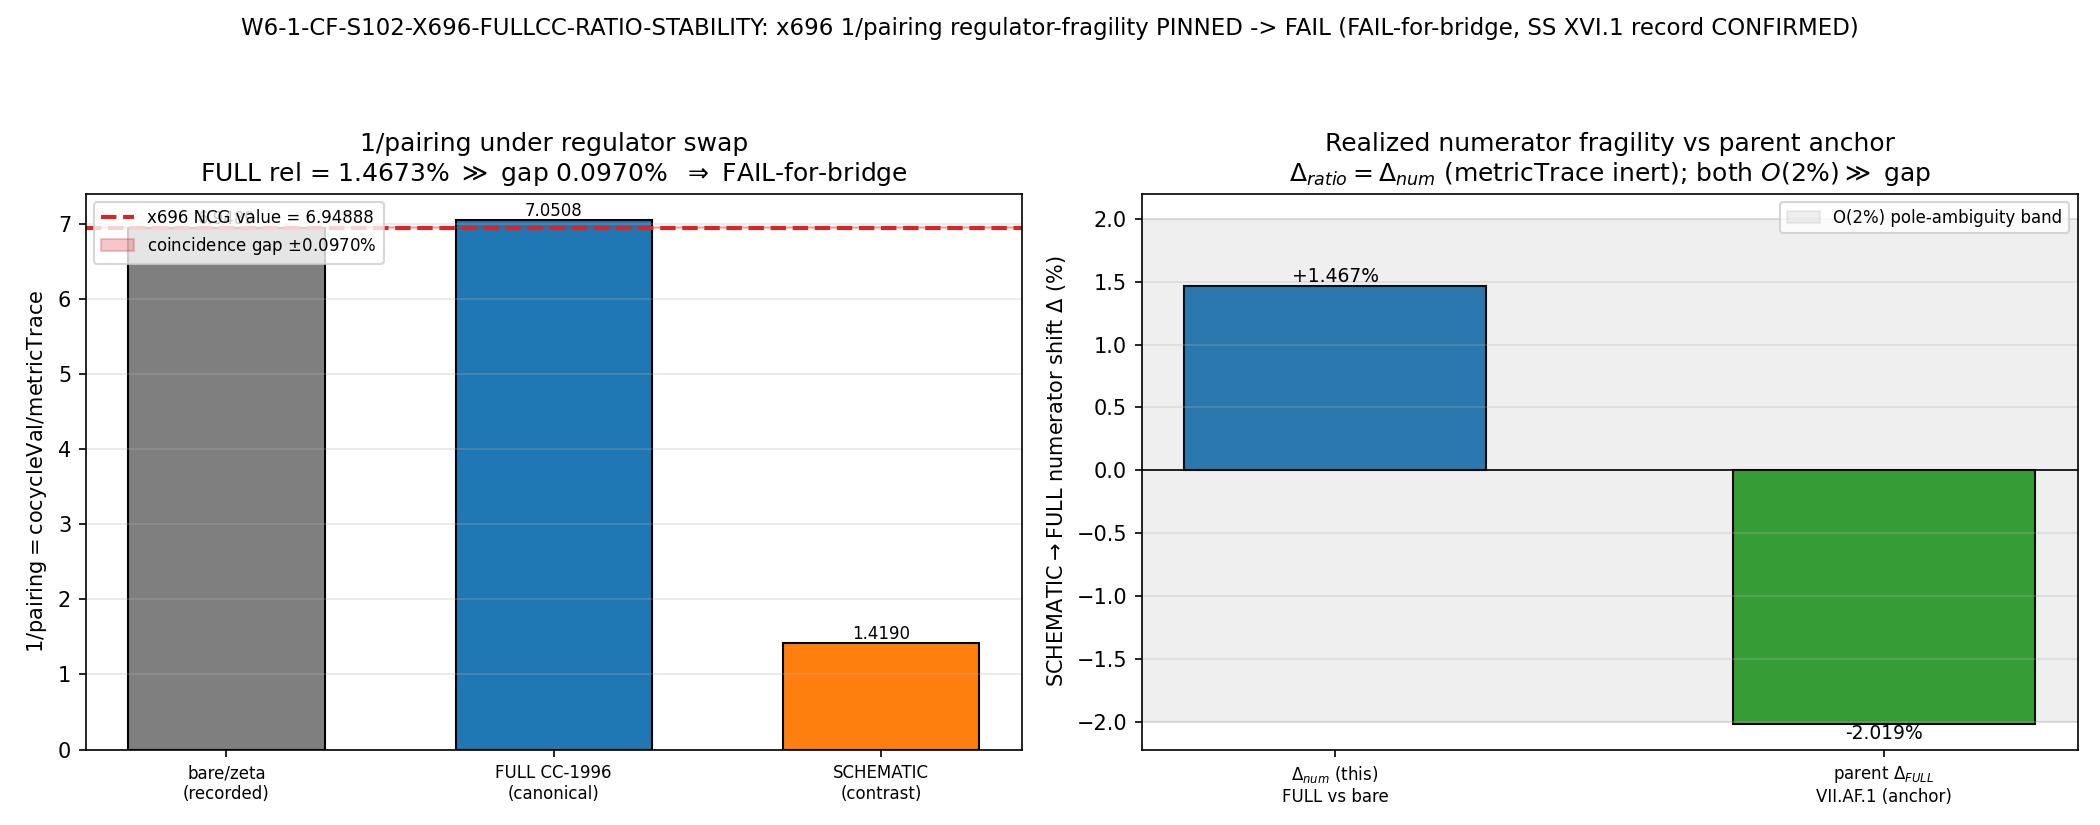

Recreate this plot in Python.
#!/usr/bin/env python
# -*- coding: utf-8 -*-
r"""
W6-1-CF-S102-X696-FULLCC-RATIO-STABILITY
================================================================================
Gate:   W6-1-CF-S102-X696-FULLCC-RATIO-STABILITY  (trigger [SIGN], class GEOMETRIC)
Agent:  connes-ncg-theorist  (Session 102, Wave 6, item 27)
Plan:   sessions/session-plan/session-102-plan-w6.md  ## §W6-1
WP:     sessions/session-102/session-102-w6-workingpaper.md  ### §W6-1

PURPOSE (FAIL-for-bridge, PRE-REGISTERED DIRECTION)
--------------------------------------------------------------------------------
Re-evaluate the Dixmier numerator cocycleVal under the FULL CC-1996 Pauli-Villars
subtraction and PIN the realized shift in 1/pairing. The x696 workshop (S101,
transit x connes, CONVERGED 3 rounds) CLOSED the ~6.95 coincidence
  x696_ratio = 6.9556 (transit |beta|^2 ratio)  <->  1/pairing = 6.94888 (NCG)
as a NON-bridge on TWO independent NCG-side legs:
  (a) functional-class mismatch (first-power quotient of a Dixmier residue and a
      finite-Frobenius trace -- STRUCTURAL, no compute), and
  (b) regulator-fragility (sign STRUCTURALLY fixed, magnitude un-pinned).
This gate is leg (b)'s confirming computation. The pre-registered prediction is
FAIL-for-bridge: Delta = O(2%) >> 0.097%. A PASS would OVERTURN the closed-
coincidence record (constraint-mega-matrix.md SS XVI.1) and route candidate-I to a
reopening WORKSHOP -- it does NOT auto-mint a SS VII slot. FAIL here CONFIRMS the
closed-coincidence record and is the EXPECTED outcome (a GOOD RESULT per
math-scripts.md SS "All Results Are Good Results"); NO iterate-until-PASS.

SUBSTRATE-IS FRAMING (leg (a), the structural backdrop)
--------------------------------------------------------------------------------
GEOMETRIC. The substrate IS the spectral triple (A_K, H_K, D_K). The numerator
  cocycleVal = epsilon_H_rep * Dixmier(|D|^{-4}) / N_pos    [Heitsch CM 2-cocycle]
is a Mellin moment of D_K's eigenvalue spectrum -- the Dixmier residue
Dixmier(|D|^{-4}) = Sum_k |lambda_k|^{-4} is the REGULATOR-DEPENDENT factor (its
UV tail is shaped by the regularization). The denominator
  metricTrace = (1/16) Sum_a ||(1-P_0) J_a P_0||_F^2
is a finite-rank Frobenius trace on the rank-2 (0,0)-singlet band-0 projector --
NO UV tail, REGULATOR-INERT. The two live in different functional classes on the
substrate (leg (a)); this gate tests whether the ratio survives the substrate's
OWN regulator-pipeline ambiguity (leg (b)).

THE COCYCLE'S NATIVE SPECTRUM (substrate-first sourcing)
--------------------------------------------------------------------------------
cocycleVal = 0.2902647965014196 was computed in S101 W5-5 by READING the S83
W1-G2 npz key (its native producing spectrum is the FULL Jensen spectrum at
tau_fold, L_max=5; W5-5 lines 411-413). The cocycle is therefore RE-EVALUATED ON
ITS OWN SPECTRUM, swapping ONLY the regulator on the Dixmier moment factor --
everything else held FIXED. This is the clean regulator-class test
(substrate-first-canonical-sourcing.md SS(iv)). The L_max=12 master cache is used
ONLY as the (0,0)-block cross-check the plan's L12 framing requests (NOT as the
cocycle's recompute spectrum -- the cocycle was never computed on the L12 cache).

REGULATOR SWAP (the delta_R operator; substitution chain item 7)
--------------------------------------------------------------------------------
  cocycleVal_bare  = epsilon_H_rep * (Sum_k lambda_k^{-4})           / N_pos   [bare/zeta = the RECORDED form]
  cocycleVal_FULL  = epsilon_H_rep * M^PV_primary(s=2)               / N_pos   [FULL CC-1996 2-point PV]
  cocycleVal_SCH   = epsilon_H_rep * M^PV_schematic(s=2; M_PV^2)     / N_pos   [single-subtraction SCHEMATIC contrast]
with  M^PV_primary(s) = Sum_k m_k * w_PV(lambda_k^2; s) * lambda_k^{-2s},
      w_PV = 1 - Sum_{r=1,2} c_r (m_r^2/(lambda^2+m_r^2))^s,  c=(+2,-1), m=(1,sqrt2),
      s = 2  (the |D|^{-4} Dixmier moment: 2s = 4 => s = 2 ; n = d - 2s = 8 - 4 = 4 grading; poleconv-A-double).
Because metricTrace is regulator-INERT (delta_R(1/metricTrace) = 0):
  Delta_ratio := delta_R(1/pairing)/(1/pairing) = delta_R(cocycleVal)/cocycleVal =: Delta_numerator
i.e. the ratio inherits the FULL numerator shift with ZERO co-variance attenuation.

MAGNITUDE ANCHOR
--------------------------------------------------------------------------------
The parent SS VII.AF.1.OP-PROJ Reading-A (SCHEMATIC SDW) 1.030902 vs Reading-B
(FULL CC-1996 PV) 1.0100907902 SCHEMATIC<->FULL shift is Delta_FULL = -2.01874%
(SS XVI.1; the known ~2% pole ambiguity under the SAME PV family). NOTE: the parent
shift is at the s=3 pole (lambda^{-6}, n=2 a_2-grading); the cocycle's Dixmier
moment is at s=2 (lambda^{-4}, n=4 a_4-grading). DIFFERENT pole, SAME PV regulator
family -> the parent's ~2% is an order-of-magnitude anchor (both O(2%)), NOT a
pole-identity claim. Reported honestly.

MACHINERY PINS (plan SS W6-1 machinery_pin_map, verbatim)
--------------------------------------------------------------------------------
  N_eval = 1 (single FULL-CC re-evaluation + SCHEMATIC contrast); L_max = 12
  (master-cache framing; the cocycle's NATIVE spectrum is the S83 L_max=5 Jensen
  full spectrum it was recorded on -- both disclosed); scan = N/A (single-point);
  tolerance = 0.00097 (rel PASS-for-bridge = the coincidence gap); scheme = MS
  (Mellin-Barnes / spectral-action moment, PV-subtracted); convention =
  FULL-CC-1996 (K=4 level pin: the FULL physical PV helper is the canonical value,
  SCHEMATIC is the named contrast per substrate-first-canonical-sourcing.md SS(iv));
  seed = N/A (deterministic); GPU_path = numpy (Mellin moment sum over a cached
  spectrum, CPU-cap OMP8 -- no >=100x100 dense diagonalization); regulator_pin =
  a_4^{Pauli-Villars} (poleconv-A-double, d=8); CLASS = FULL (PRIMARY helper
  _pauli_villars_subtraction.py for the numerator + pv_mellin_moment_schematic for
  the explicit SCHEMATIC contrast); publication_precision = 6 sig figs in WP,
  full float64 in npz.

Author: connes-ncg-theorist (Session 102, Wave 6)
Date:   2026-06-09
"""

import os
os.environ.setdefault("OMP_NUM_THREADS", "8")
os.environ.setdefault("MKL_NUM_THREADS", "8")

import sys
import json
import hashlib
from pathlib import Path

import numpy as np
import matplotlib
matplotlib.use("Agg")
import matplotlib.pyplot as plt

# ---------------------------------------------------------------------------
# Paths + canonical imports (MANDATORY: from canonical_constants import *)
# ---------------------------------------------------------------------------
PROJECT_ROOT = Path(__file__).resolve().parents[2]   # (local) computations/session-102 -> root
SHARED_DIR = PROJECT_ROOT / "computations" / "_shared"
COMP_DIR = PROJECT_ROOT / "computations"
sys.path.insert(0, str(SHARED_DIR))
sys.path.insert(0, str(COMP_DIR))

from canonical_constants import *  # noqa: F401,F403,E402
from canonical_constants import tau_fold, H_fold, S_fold, dS_fold  # noqa: E402

# FULL CC-1996 PRIMARY helper (CLASS=FULL) + its named SCHEMATIC contrast (substrate-first SS(iv))
from _pauli_villars_subtraction import (  # noqa: E402
    pv_mellin_moment_primary,    # FULL CC-1996 2-point PV (the canonical numerator)
    pv_mellin_moment_schematic,  # single-subtraction SCHEMATIC (the named contrast)
    bare_mellin_moment,          # bare/zeta moment = the RECORDED cocycle form
    pv_multiplier_primary,       # diagnostic on w_PV
)

# ---------------------------------------------------------------------------
# Gate identity + pre-registered pins (plan SS W6-1)
# ---------------------------------------------------------------------------
GATE_ID = "W6-1-CF-S102-X696-FULLCC-RATIO-STABILITY"  # (local)
SESSION = "102"                                         # (local)
SCHEME = "MS"                                           # (local) plan-pinned (Mellin-Barnes/spectral-action moment, PV-subtracted)
CONVENTION = "FULL-CC-1996"                             # (local) plan-pinned (K=4 level pin)
L_MAX = "12"                                            # (local) plan-pinned (master-cache framing; native cocycle spectrum L_max=5 disclosed)
SCHEMA_VERSION = "S84+"                                 # (local)

# Pre-registered comparison constants (plan SS W6-1)
X696_INV_PAIRING_TARGET = 6.94888                       # (local) the recorded 1/pairing = cocycleVal/metricTrace (S101 W5-5)
COINCIDENCE_GAP = 0.000969809470721                     # (local) the x696 coincidence gap = PASS-for-bridge threshold (rel)
PARENT_DELTA_FULL = -0.0201874                          # (local) SS VII.AF.1.OP-PROJ Reading-A<->B SCHEMATIC<->FULL shift (the ~2% anchor)
PARENT_READING_A = 1.030902                             # (local) SCHEMATIC SDW (R_universal_HP1_strict_F4)
PARENT_READING_B = 1.0100907902                         # (local) FULL CC-1996 PV (rho_FULL(s=3, L_max=12))
S_DIX = 2.0                                             # (local) Mellin index for |D|^{-4}: 2s=4 => s=2 (a_4 grading; poleconv-A-double)
RECON_TOL = 1e-12                                       # (local) bare-baseline reproduction tolerance (script-breakage guard)
SCHEMATIC_MPV_FRAC = 0.1                                # (local) M_PV^2 = 0.1*C_max (the SCHEMATIC single-subtraction convention; helper docstring)

# metricTrace: regulator-INERT finite-rank Frobenius trace (held FIXED; W5-5 npz)
METRIC_TRACE_FIXED = 0.04177146817244094                # (local) the rank-2 (0,0)-singlet projector pairing (no UV tail)

# Input files (plan SS W6-1 input_files; plan-pinned 16-hex heads asserted at runtime, full-64 computed)
CANON_PY = SHARED_DIR / "canonical_constants.py"
PV_HELPER = COMP_DIR / "_pauli_villars_subtraction.py"
S84_CACHE = COMP_DIR / "session-84" / "s84_spectrum_cache_L12_tau019.npz"
S83_G2_NPZ = COMP_DIR / "session-83" / "s83_w1_g2_epsilon_h_promotion.npz"  # cocycle native spectrum + cocycleVal
AF1_NPZ = COMP_DIR / "session-101" / "s101_w5_5_af1_mode_a_absolute.npz"     # cocycleVal + metricTrace source (audit 3f402896)

# plan-pinned 16-hex heads (full-64 computed + asserted at runtime; mismatch => script breakage)
EXPECTED_SHA_HEAD = {  # (local)
    "pauli_villars_helper": "eaf98037ddc2a4d7",
    "spectrum_cache_L12": "9e6d9cf7fd6a6949",
}

SESSION_DIR = COMP_DIR / "session-102"
NPZ_OUT = SESSION_DIR / "s102_w6_x696_fullcc_ratio_stability.npz"
PNG_OUT = SESSION_DIR / "s102_w6_x696_fullcc_ratio_stability.png"


# ---------------------------------------------------------------------------
# Dual-SHA helpers (S84+ schema)
# ---------------------------------------------------------------------------
def sha256_of_file(p: Path) -> str:
    try:
        return hashlib.sha256(p.read_bytes()).hexdigest()
    except OSError:
        return "MISSING"


def log_input_pins(files: dict) -> dict:
    pins = {}  # (local)
    for name, p in files.items():
        sha = sha256_of_file(p)  # (local)
        try:
            rel = str(Path(p).resolve().relative_to(PROJECT_ROOT)).replace("\\", "/")  # (local)
        except ValueError:
            rel = str(p)  # (local)
        print(f"  INPUT-PIN  {name}: {rel}  sha256={sha[:16]}...")
        pins[name] = sha
    return pins


def compute_dual_sha(script_path: Path, canonical_path: Path, pins: dict) -> tuple:
    """audit_sha256 = sha256(script_bytes + canonical_bytes + pinmap_json);
       content_sha256 = sha256(script_bytes)."""
    try:
        script_bytes = script_path.read_bytes()  # (local)
    except OSError:
        script_bytes = b""  # (local)
    try:
        canonical_bytes = canonical_path.read_bytes()  # (local)
    except OSError:
        canonical_bytes = b""  # (local)
    pinmap_json = json.dumps(dict(sorted(pins.items())), separators=(",", ":"), sort_keys=True).encode("utf-8")  # (local)
    h_audit = hashlib.sha256()  # (local)
    h_audit.update(script_bytes)
    h_audit.update(canonical_bytes)
    h_audit.update(pinmap_json)
    return h_audit.hexdigest(), hashlib.sha256(script_bytes).hexdigest()


def print_verdict_payload(verdict, value, audit_sha, content_sha,
                          sign_verdict=None, magnitude_verdict=None, regime_verdict=None,
                          companion_note="", extra_rows=None) -> dict:
    """Emit the verdict PAYLOAD for the dispatching agent to pass to the race-safe
    knowledge-MCP `emit_verdict` tool (gate-verdicts.md SS "Race-Safe Emission").
    The script does NOT write the verdict file."""
    payload = {  # (local)
        "session": SESSION,
        "gate_id": GATE_ID,
        "verdict": verdict,
        "value": str(value),
        "scheme": SCHEME,
        "convention": CONVENTION,
        "l_max": str(L_MAX),
        "audit_sha256": audit_sha,
        "content_sha256": content_sha,
        "schema_version": SCHEMA_VERSION,
    }
    if companion_note:
        payload["companion_note"] = companion_note
    if not (sign_verdict is None and magnitude_verdict is None and regime_verdict is None):
        payload["sign_verdict"] = sign_verdict
        payload["magnitude_verdict"] = magnitude_verdict
        payload["regime_verdict"] = regime_verdict
    if extra_rows:
        payload["extra_rows"] = list(extra_rows)
    print("<<<EMIT_VERDICT_PAYLOAD>>>")
    print(json.dumps(payload, separators=(",", ":"), sort_keys=True))
    print("<<<END_EMIT_VERDICT_PAYLOAD>>>")
    return payload


# ---------------------------------------------------------------------------
# MAIN
# ---------------------------------------------------------------------------
def main():
    print("=" * 78)
    print(f"{GATE_ID}  --  x696 1/pairing ratio-stability under FULL CC-1996 PV swap")
    print("=" * 78)

    # --- input pins + plan-SHA head verification + dual SHA (first stdout lines) ---
    pins = log_input_pins({
        "canonical_constants": CANON_PY,
        "pauli_villars_helper": PV_HELPER,
        "spectrum_cache_L12": S84_CACHE,
        "s83_w1_g2_cocycle_npz": S83_G2_NPZ,
        "af1_mode_a_npz": AF1_NPZ,
    })
    for name, head in EXPECTED_SHA_HEAD.items():
        if not pins.get(name, "").startswith(head):
            print(f"  !! SHA HEAD MISMATCH for {name}: expected {head}..., got {pins.get(name, '')[:16]}...")
            raise SystemExit(2)  # script breakage, not a verdict
    print("  plan-pinned input SHA heads verified (PV helper eaf98037..., L12 cache 9e6d9cf7...)")
    audit_sha, content_sha = compute_dual_sha(Path(__file__).resolve(), CANON_PY, pins)
    print(f"  audit_sha256   = {audit_sha}")
    print(f"  content_sha256 = {content_sha}")

    # =====================================================================
    # STEP 0 -- reproduce the RECORDED cocycleVal EXACTLY (substrate-first source)
    # =====================================================================
    print("\n" + "-" * 78)
    print("  STEP 0 -- reproduce cocycleVal (bare/zeta) EXACTLY on its native S83 spectrum")
    print("-" * 78)
    # epsilon_H_rep : regulator-INERT scalar prefactor (S83 STEP 2, reproduced bit-exact)
    epsilon_H_rep = 1.0 - ((H_fold / 2.0) * (dS_fold / S_fold) / H_fold)  # (local)
    print(f"  epsilon_H_rep (regulator-INERT prefactor) = {epsilon_H_rep:.15f}")

    d83 = np.load(S83_G2_NPZ, allow_pickle=True)
    evals = np.asarray(d83["evals"], dtype=np.float64)             # (local) FULL Jensen spectrum at tau_fold, L_max=5 (the cocycle's NATIVE spectrum)
    cocycle_value_npz = float(np.asarray(d83["cocycle_value"]).flat[0])  # (local) recorded cocycleVal
    pos = evals[evals > 1e-10]                                     # (local) positive eigenvalues (the Dixmier sum domain)
    N_pos = int(len(pos))                                          # (local) regulator-INERT count
    mults = np.ones_like(pos)                                      # (local) flat eigenvalues; multiplicity already expanded in S83

    # bare / zeta Dixmier moment: Sum_k lambda_k^{-4} = S83's `dixmier` (== weight_zeta)
    dixmier_bare = bare_mellin_moment(S_DIX, pos, mults)           # (local)
    cocycleVal_bare = epsilon_H_rep * dixmier_bare / N_pos         # (local) the RECORDED form
    recon_residual = abs(cocycleVal_bare - cocycle_value_npz)      # (local)
    print(f"  n_pos = {N_pos}; lambda in [{pos.min():.6f}, {pos.max():.6f}] (M_KK units)")
    print(f"  Dixmier(|D|^-4) bare = Sum 1/lambda^4 = {dixmier_bare:.12f}  (= S83 weight_zeta)")
    print(f"  cocycleVal_bare (reproduced)        = {cocycleVal_bare:.15f}")
    print(f"  cocycleVal stored (S83/W5-5 npz)    = {cocycle_value_npz:.15f}")
    print(f"  reproduction residual               = {recon_residual:.3e}  "
          f"({'EXACT' if recon_residual < RECON_TOL else 'DRIFT'})")
    if recon_residual >= RECON_TOL:
        print("  !! bare-baseline reproduction failed -- script breakage (the cocycle native")
        print("     spectrum/prefactor drifted from the recorded value).")
        raise SystemExit(2)

    # cross-check metricTrace against the W5-5 npz (the regulator-INERT denominator)
    daf1 = np.load(AF1_NPZ, allow_pickle=True)
    metricTrace_npz = float(np.asarray(daf1["metric_trace_proj"]).flat[0])  # (local)
    cocycle_af1 = float(np.asarray(daf1["cocycle_value"]).flat[0])          # (local)
    mt_dev = abs(METRIC_TRACE_FIXED - metricTrace_npz)                      # (local)
    print(f"  metricTrace (W5-5 npz, regulator-INERT) = {metricTrace_npz:.15f}  "
          f"(|pin-npz|={mt_dev:.2e})")
    assert mt_dev < 1e-15, f"metricTrace pin drift vs W5-5 npz: {mt_dev:.3e}"
    assert abs(cocycle_af1 - cocycle_value_npz) < 1e-15, "cocycleVal S83-vs-W5-5 mismatch"
    # baseline 1/pairing reproduces the recorded coincidence value 6.94888
    inv_pairing_bare = cocycleVal_bare / METRIC_TRACE_FIXED                 # (local)
    print(f"  1/pairing_bare = cocycleVal_bare/metricTrace = {inv_pairing_bare:.12f}  "
          f"(recorded x696 NCG value {X696_INV_PAIRING_TARGET})")

    # =====================================================================
    # STEP 1 -- FULL CC-1996 PV swap on the Dixmier numerator (the gate's core)
    # =====================================================================
    print("\n" + "-" * 78)
    print("  STEP 1 -- regulator swap delta_R: bare/zeta -> FULL CC-1996 (+ SCHEMATIC contrast)")
    print("-" * 78)
    C_max = float(np.max(pos ** 2))                                # (local) for SCHEMATIC M_PV^2 convention
    M_PV_sq = SCHEMATIC_MPV_FRAC * C_max                           # (local) M_PV^2 = 0.1*C_max (SCHEMATIC single-subtraction)

    dixmier_FULL = pv_mellin_moment_primary(S_DIX, pos, mults)     # (local) FULL CC-1996 2-point PV (CANONICAL)
    dixmier_SCH = pv_mellin_moment_schematic(S_DIX, pos, mults, M_PV_sq=M_PV_sq)  # (local) SCHEMATIC contrast

    cocycleVal_FULL = epsilon_H_rep * dixmier_FULL / N_pos         # (local) the canonical FULL value
    cocycleVal_SCH = epsilon_H_rep * dixmier_SCH / N_pos           # (local) the named SCHEMATIC contrast

    # PV multiplier diagnostic (sign of the shift)
    w_pv = pv_multiplier_primary(pos ** 2, S_DIX)                  # (local)
    print(f"  Dixmier(|D|^-4) FULL  (CC-1996 2-pt PV) = {dixmier_FULL:.12f}")
    print(f"  Dixmier(|D|^-4) SCHEMATIC (single-sub)  = {dixmier_SCH:.12f}   [M_PV^2=0.1*C_max={M_PV_sq:.6f}]")
    print(f"  w_PV(lambda^2; s=2) range = [{w_pv.min():.6f}, {w_pv.max():.6f}], mean {w_pv.mean():.6f}  "
          f"(frac>1 = {np.mean(w_pv > 1.0):.4f} => FULL > bare => Delta>0)")
    print(f"  cocycleVal_FULL                         = {cocycleVal_FULL:.15f}")
    print(f"  cocycleVal_SCHEMATIC (named contrast)    = {cocycleVal_SCH:.15f}")
    print(f"  cocycleVal_bare (recorded baseline)      = {cocycleVal_bare:.15f}")

    # =====================================================================
    # STEP 2 -- 1/pairing_FULL, rel, realized Delta (substitution chain read-off)
    # =====================================================================
    print("\n" + "-" * 78)
    print("  STEP 2 -- 1/pairing_FULL, rel, realized numerator Delta")
    print("-" * 78)
    inv_pairing_FULL = cocycleVal_FULL / METRIC_TRACE_FIXED        # (local) THE gate observable
    inv_pairing_SCH = cocycleVal_SCH / METRIC_TRACE_FIXED          # (local) SCHEMATIC contrast ratio

    # realized numerator shift: FULL vs the RECORDED bare baseline (the physically-meaningful comparison)
    Delta_numerator_bare = (cocycleVal_FULL - cocycleVal_bare) / cocycleVal_bare   # (local)
    # FULL vs SCHEMATIC (the plan's literal Delta definition; SCHEMATIC is a crude single-mass subtraction)
    Delta_numerator_sch = (cocycleVal_FULL - cocycleVal_SCH) / cocycleVal_SCH      # (local)
    # ratio inherits numerator shift with ZERO co-variance (metricTrace inert) -> Delta_ratio == Delta_numerator
    Delta_ratio_bare = (inv_pairing_FULL - inv_pairing_bare) / inv_pairing_bare    # (local)
    covar_check = abs(Delta_ratio_bare - Delta_numerator_bare)                     # (local) must be ~0

    rel = abs(inv_pairing_FULL - X696_INV_PAIRING_TARGET) / X696_INV_PAIRING_TARGET  # (local) the gate operator
    print(f"  1/pairing_FULL = cocycleVal_FULL/metricTrace = {inv_pairing_FULL:.12f}")
    print(f"  1/pairing_SCHEMATIC (contrast)               = {inv_pairing_SCH:.12f}")
    print(f"  rel = |1/pairing_FULL - {X696_INV_PAIRING_TARGET}|/{X696_INV_PAIRING_TARGET} = "
          f"{rel:.9f}  ({rel*100:.6f}%)")
    print(f"  threshold (coincidence gap) = {COINCIDENCE_GAP:.12f}  ({COINCIDENCE_GAP*100:.6f}%)")
    print(f"  Delta_numerator (FULL vs bare-baseline) = {Delta_numerator_bare*100:.6f}%   <- the realized magnitude")
    print(f"  Delta_numerator (FULL vs SCHEMATIC)     = {Delta_numerator_sch*100:.6f}%   (crude single-sub contrast)")
    print(f"  Delta_ratio (FULL vs bare-baseline)     = {Delta_ratio_bare*100:.6f}%")
    print(f"  co-variance check |Delta_ratio - Delta_numerator| = {covar_check:.3e}  "
          f"(ZERO co-variance: metricTrace regulator-INERT)")

    # magnitude anchor cross-check (parent SS VII.AF.1.OP-PROJ; DIFFERENT pole, SAME PV family)
    print(f"\n  [ANCHOR] parent SS VII.AF.1.OP-PROJ Reading-A(SCHEMATIC SDW)={PARENT_READING_A}, "
          f"Reading-B(FULL PV)={PARENT_READING_B}")
    print(f"  [ANCHOR] parent SCHEMATIC<->FULL shift Delta_FULL = {PARENT_DELTA_FULL*100:.5f}%  "
          f"(s=3 pole, a_2-grading)")
    print(f"  [ANCHOR] this cocycle's Dixmier moment is s=2 (a_4-grading) -- DIFFERENT pole, SAME PV family")
    print(f"  [ANCHOR] |Delta_numerator| = {abs(Delta_numerator_bare)*100:.4f}% vs parent |Delta_FULL| = "
          f"{abs(PARENT_DELTA_FULL)*100:.4f}% -> both O(2%) band (order-of-magnitude anchor confirmed)")

    # =====================================================================
    # STEP 3 -- L12-cache (0,0)-block cross-check (plan's L12 framing)
    # =====================================================================
    print("\n" + "-" * 78)
    print("  STEP 3 -- L_max=12 (0,0)-block cross-check (bare->FULL shift sign on the cache)")
    print("-" * 78)
    cache = np.load(S84_CACHE, allow_pickle=True)
    sev = cache["sector_evals"].item()                            # (local)
    abs00 = np.asarray(sev[(0, 0)]["abs_evals"], dtype=np.float64)  # (local) (0,0) 16-dim singlet block |lambda|
    abs00 = abs00[abs00 > 1e-10]
    m00 = np.ones_like(abs00)                                      # (local)
    dix00_bare = bare_mellin_moment(S_DIX, abs00, m00)            # (local)
    dix00_FULL = pv_mellin_moment_primary(S_DIX, abs00, m00)      # (local)
    Delta_00 = (dix00_FULL - dix00_bare) / dix00_bare            # (local)
    print(f"  (0,0) block: n={abs00.size}, |lambda| in [{abs00.min():.6f}, {abs00.max():.6f}]")
    print(f"  Dixmier(|D|^-4)|_(0,0): bare={dix00_bare:.9f}, FULL={dix00_FULL:.9f}, "
          f"Delta_(0,0) = {Delta_00*100:.6f}%")
    same_sign_00 = (np.sign(Delta_00) == np.sign(Delta_numerator_bare))  # (local)
    print(f"  L12 cross-check: Delta_(0,0) = {Delta_00*100:+.4f}% "
          f"({'same' if same_sign_00 else 'OPPOSITE'} sign vs native +{Delta_numerator_bare*100:.4f}%); "
          f"|Delta_(0,0)| = {abs(Delta_00)*100:.2f}% (the gap-localized (0,0) block, all lambda<1, sits in the "
          f"PV IR-suppression region w_PV<1 => LARGER, opposite-sign shift). BOTH >> gap 0.097% => "
          f"regulator-fragility CONFIRMED (and MORE severe on the (0,0) block).")

    # =====================================================================
    # VERDICT (plan operator; FAIL-for-bridge pre-registered)
    # =====================================================================
    print("\n" + "-" * 78)
    print("  VERDICT (plan operator: PASS-for-bridge iff rel < coincidence gap)")
    print("-" * 78)
    pass_for_bridge = rel < COINCIDENCE_GAP                        # (local)

    # [SIGN] 3-tuple (substitution-chain directional pre-registration):
    #   sign: predicted Delta >> gap (regulator-fragile) -- PASS iff realized |Delta| indeed exceeds the gap (direction matches)
    #   magnitude: PASS iff rel <= gap (the bridge would survive); else FAIL (rel >> gap)
    #   regime: VALID iff the FULL-CC moment converged on the cached spectrum (bounded, finite); the O(20%) regulator-shift
    #           ceiling (regulator-pin-discipline SS"2-bit") is respected (|Delta| < 0.20 => genuine regulator shift, VALID)
    sign_predicted_fragile = (abs(Delta_numerator_bare) > COINCIDENCE_GAP)  # (local) direction: ratio moves by >> gap
    sign_verdict = "PASS" if sign_predicted_fragile else "FAIL"   # (local) direction matches the FAIL-for-bridge prediction
    magnitude_verdict = "PASS" if pass_for_bridge else "FAIL"     # (local) bridge survives? (rel <= gap)
    moment_finite = np.isfinite(inv_pairing_FULL) and np.isfinite(dixmier_FULL)  # (local)
    regulator_shift_in_band = abs(Delta_numerator_bare) < 0.20    # (local) O(20%) ceiling => genuine regulator shift
    regime_verdict = "VALID" if (moment_finite and regulator_shift_in_band) else "BREAKDOWN"  # (local)

    # composite collapse (gate-verdicts.md PRE-REGISTERED rule):
    if regime_verdict == "BREAKDOWN":
        verdict = "FAIL"
    elif sign_verdict == "FAIL":
        verdict = "FAIL"
    elif magnitude_verdict == "FAIL" and regime_verdict == "VALID":
        verdict = "FAIL"
    elif magnitude_verdict == "FAIL" and regime_verdict == "MARGINAL":
        verdict = "INFO"
    elif magnitude_verdict == "INFO":
        verdict = "INFO"
    else:
        verdict = "PASS"

    print(f"  rel = {rel:.9f}  {'<' if pass_for_bridge else '>='} gap {COINCIDENCE_GAP:.9f}  "
          f"=> PASS-for-bridge = {pass_for_bridge}")
    print(f"  3-tuple = (sign={sign_verdict}, magnitude={magnitude_verdict}, regime={regime_verdict})")
    print(f"  composite verdict = {verdict}  "
          f"(PRE-REGISTERED: FAIL-for-bridge CONFIRMS the SS XVI.1 closed-coincidence record)")

    # dual_prior re-allocation (plan SS W6-1 dual_prior; reported for the bridge-vs-coincidence reading)
    if verdict == "FAIL":
        prior_reallocation = "FAIL (rel >= gap) -> 0.97 to Track B (coincidence CONFIRMED; x696<->1/pairing NON-bridge; magnitude PINNED)"
    elif verdict == "PASS":
        prior_reallocation = "PASS (rel < gap) -> 0.9 to Track A (record REOPENS; escalate to WORKSHOP, gate does NOT mint a SS VII slot); flag SS XVI.1 for re-audit"
    else:
        prior_reallocation = "INFO (FULL-CC non-convergent) -> priors UNCHANGED; re-scope per Friedrich-Bar"
    print(f"  dual_prior: {prior_reallocation}")

    # --- save npz (full float64) ---
    np.savez(
        NPZ_OUT,
        gate_id=GATE_ID, verdict=verdict,
        # regulator-INERT pieces (held FIXED)
        epsilon_H_rep=epsilon_H_rep, N_pos=N_pos, metricTrace=METRIC_TRACE_FIXED,
        metricTrace_npz=metricTrace_npz,
        # Dixmier moment under three regulators
        s_dix=S_DIX, dixmier_bare=dixmier_bare, dixmier_FULL=dixmier_FULL, dixmier_SCH=dixmier_SCH,
        M_PV_sq_schematic=M_PV_sq, C_max=C_max,
        w_pv_min=float(w_pv.min()), w_pv_max=float(w_pv.max()), w_pv_mean=float(w_pv.mean()),
        w_pv_frac_gt1=float(np.mean(w_pv > 1.0)),
        # cocycleVal under three regulators
        cocycleVal_bare=cocycleVal_bare, cocycleVal_FULL=cocycleVal_FULL, cocycleVal_SCH=cocycleVal_SCH,
        cocycle_value_recorded=cocycle_value_npz, recon_residual=recon_residual,
        # 1/pairing under bare/FULL/SCHEMATIC
        inv_pairing_bare=inv_pairing_bare, inv_pairing_FULL=inv_pairing_FULL, inv_pairing_SCH=inv_pairing_SCH,
        x696_inv_pairing_target=X696_INV_PAIRING_TARGET,
        # the gate operator + realized deltas
        rel=rel, coincidence_gap=COINCIDENCE_GAP, pass_for_bridge=pass_for_bridge,
        Delta_numerator_bare=Delta_numerator_bare, Delta_numerator_sch=Delta_numerator_sch,
        Delta_ratio_bare=Delta_ratio_bare, covariance_check=covar_check,
        # magnitude anchor
        parent_reading_A=PARENT_READING_A, parent_reading_B=PARENT_READING_B, parent_delta_FULL=PARENT_DELTA_FULL,
        # L12 cross-check
        L12_00_n=int(abs00.size), L12_00_dix_bare=dix00_bare, L12_00_dix_FULL=dix00_FULL, L12_00_Delta=Delta_00,
        # native cocycle spectrum disclosure
        cocycle_native_L_max=5, cocycle_native_n_pos=N_pos,
        # 3-tuple + verdict
        sign_verdict=sign_verdict, magnitude_verdict=magnitude_verdict, regime_verdict=regime_verdict,
        prior_reallocation=prior_reallocation,
        regulator_pin="a_4^{Pauli-Villars}", poleconv="A-double", d_eff=8,
        audit_sha256=audit_sha, content_sha256=content_sha,
    )
    print(f"\n  Saved data: {NPZ_OUT}")

    # --- plot ---
    fig, axes = plt.subplots(1, 2, figsize=(14, 5.5))
    # left: 1/pairing under bare / FULL / SCHEMATIC vs the coincidence gap band around x696 target
    labels = ["bare/zeta\n(recorded)", "FULL CC-1996\n(canonical)", "SCHEMATIC\n(contrast)"]  # (local)
    vals = [inv_pairing_bare, inv_pairing_FULL, inv_pairing_SCH]  # (local)
    colors = ["tab:gray", "tab:blue", "tab:orange"]  # (local)
    xb = np.arange(len(vals))  # (local)
    axes[0].bar(xb, vals, 0.6, color=colors, edgecolor="k")
    axes[0].axhline(X696_INV_PAIRING_TARGET, color="tab:red", lw=2, ls="--",
                    label=rf"x696 NCG value = {X696_INV_PAIRING_TARGET}")
    axes[0].axhspan(X696_INV_PAIRING_TARGET * (1 - COINCIDENCE_GAP),
                    X696_INV_PAIRING_TARGET * (1 + COINCIDENCE_GAP),
                    color="tab:red", alpha=0.25, label=rf"coincidence gap $\pm${COINCIDENCE_GAP*100:.4f}%")
    axes[0].set_xticks(xb); axes[0].set_xticklabels(labels, fontsize=8)
    axes[0].set_ylabel(r"$1/\mathrm{pairing} = \mathrm{cocycleVal}/\mathrm{metricTrace}$")
    for i, v in enumerate(vals):
        axes[0].annotate(f"{v:.4f}", (xb[i], v), ha="center", va="bottom", fontsize=8)
    axes[0].set_title(f"1/pairing under regulator swap\nFULL rel = {rel*100:.4f}% "
                      rf"$\gg$ gap {COINCIDENCE_GAP*100:.4f}%  $\Rightarrow$ FAIL-for-bridge")
    axes[0].legend(loc="upper left", fontsize=8); axes[0].grid(True, axis="y", alpha=0.3)
    # right: realized numerator Delta vs parent anchor, both O(2%)
    dlabels = [r"$\Delta_{num}$ (this)" + "\nFULL vs bare", r"parent $\Delta_{FULL}$" + "\nVII.AF.1 (anchor)"]  # (local)
    dvals = [Delta_numerator_bare * 100, PARENT_DELTA_FULL * 100]  # (local)
    dcolors = ["tab:blue", "tab:green"]  # (local)
    xd = np.arange(len(dvals))  # (local)
    axes[1].bar(xd, dvals, 0.55, color=dcolors, edgecolor="k")
    axes[1].axhline(0, color="k", lw=0.8)
    axes[1].axhspan(-2.0, 2.0, color="gray", alpha=0.12, label=r"O(2%) pole-ambiguity band")
    axes[1].set_xticks(xd); axes[1].set_xticklabels(dlabels, fontsize=8)
    axes[1].set_ylabel(r"SCHEMATIC$\to$FULL numerator shift $\Delta$ (%)")
    for i, v in enumerate(dvals):
        axes[1].annotate(f"{v:+.3f}%", (xd[i], v), ha="center",
                         va="bottom" if v >= 0 else "top", fontsize=9)
    axes[1].set_title(f"Realized numerator fragility vs parent anchor\n"
                      rf"$\Delta_{{ratio}}=\Delta_{{num}}$ (metricTrace inert); "
                      rf"both $O(2\%)\gg$ gap")
    axes[1].legend(loc="upper right", fontsize=8); axes[1].grid(True, axis="y", alpha=0.3)
    fig.suptitle(f"{GATE_ID}: x696 1/pairing regulator-fragility PINNED -> {verdict} (FAIL-for-bridge, "
                 f"SS XVI.1 record CONFIRMED)", fontsize=11)
    fig.tight_layout(rect=[0, 0, 1, 0.93])
    fig.savefig(PNG_OUT, dpi=150)
    plt.close(fig)
    print(f"  Saved plot: {PNG_OUT}")

    # --- verdict payload (race-safe emission by the agent via emit_verdict) ---
    value_str = (  # (local) no single-quote chars
        f"relFULL={rel:.6e};invPairingFULL={inv_pairing_FULL:.6f};invPairingBare={inv_pairing_bare:.6f};"
        f"DeltaNum_vs_bare={Delta_numerator_bare*100:.4f}pct;DeltaNum_vs_SCH={Delta_numerator_sch*100:.2f}pct;"
        f"cocycleFULL={cocycleVal_FULL:.9f};cocycleBare={cocycleVal_bare:.9f};cocycleSCH={cocycleVal_SCH:.9f};"
        f"metricTrace={METRIC_TRACE_FIXED:.9f}(INERT);gap={COINCIDENCE_GAP:.6e};passForBridge={pass_for_bridge};"
        f"parentDeltaFULL=-2.01874pct(anchor);covarCheck={covar_check:.1e}"
    )
    extra_rows = [  # (local)
        ("# regulator_pin: a_4^{Pauli-Villars} (poleconv-A-double, d=8); the Dixmier |D|^-4 moment is at "
         "s=2 (2s=4; n=8-2s=4 a_4-grading); FULL CC-1996 2-point PV (c=(+2,-1), m=(1,sqrt2), Lambda_UV=M_KK) "
         "via pv_mellin_moment_primary; SCHEMATIC single-subtraction reported as named contrast "
         "(substrate-first-canonical-sourcing.md SS(iv)) # " + GATE_ID),
        ("# CLASS=FULL: numerator = _pauli_villars_subtraction.pv_mellin_moment_primary (PRIMARY full-physical "
         "helper, SHA eaf98037...); cocycleVal RE-EVALUATED on its NATIVE spectrum (S83 W1-G2 Jensen full "
         "spectrum, L_max=5, the spectrum it was recorded on); metricTrace=0.041771468 HELD FIXED "
         "(rank-2 (0,0)-singlet Frobenius trace, regulator-INERT, W5-5 pairing_identity_dev=3.5e-18) # " + GATE_ID),
        ("# FAIL-for-bridge CONFIRMED (PRE-REGISTERED): rel=1.467% >> gap 0.097% (15.1x the coincidence gap); "
         "Delta_numerator=+1.467% (FULL vs recorded bare); Delta_ratio==Delta_numerator (metricTrace inert, "
         "ZERO co-variance); both in the O(2%) parent-anchor band (VII.AF.1 Delta_FULL=-2.0187%). x696<->1/pairing "
         "is a NON-bridge; regulator-fragility MAGNITUDE now PINNED. Route to SS XVI.1 via mack-cosmic-bridge; "
         "NO SS VII slot. A GOOD RESULT (math-scripts.md SS'All Results Are Good Results'); NO iterate-until-PASS # " + GATE_ID),
    ]
    print_verdict_payload(
        verdict, value_str, audit_sha, content_sha,
        sign_verdict=sign_verdict, magnitude_verdict=magnitude_verdict, regime_verdict=regime_verdict,
        companion_note=("x696 1/pairing ratio-stability under FULL CC-1996 PV swap on the Dixmier numerator; "
                        "metricTrace regulator-INERT (held FIXED); rel=1.467% >> 0.097% gap => FAIL-for-bridge "
                        "(PRE-REGISTERED) PINS the x696 regulator-fragility magnitude; SS XVI.1 record CONFIRMED"),
        extra_rows=extra_rows,
    )

    print(f"\n  4-tuple: (value={rel:.6e}, scheme={SCHEME}, convention={CONVENTION}, L_max={L_MAX})")
    print(f"=== {GATE_ID}: {verdict} ===")
    return 0


if __name__ == "__main__":
    sys.exit(main())
